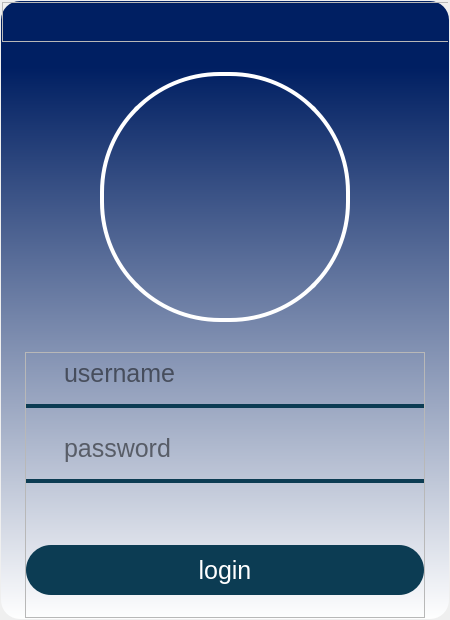
<?xml version="1.0" encoding="UTF-8"?>
<ui version="4.0">
 <class>Dialog</class>
 <widget class="QDialog" name="Dialog">
  <property name="geometry">
   <rect>
    <x>0</x>
    <y>0</y>
    <width>450</width>
    <height>620</height>
   </rect>
  </property>
  <property name="minimumSize">
   <size>
    <width>450</width>
    <height>620</height>
   </size>
  </property>
  <property name="maximumSize">
   <size>
    <width>493</width>
    <height>620</height>
   </size>
  </property>
  <property name="windowTitle">
   <string>Dialog</string>
  </property>
  <property name="styleSheet">
   <string notr="true">QMessageBox {
    background-color: rgb(100, 100, 100);
	color: rgb(255,255,255);
}

QMessageBox QLabel {
    color: rgb(255,255,255);
}

QMessageBox QPushButton {
    color: rgb(255,255,255);
	
	background-color: rgb(47, 113, 255);
}</string>
  </property>
  <property name="locale">
   <locale language="English" country="UnitedStates"/>
  </property>
  <property name="sizeGripEnabled">
   <bool>false</bool>
  </property>
  <property name="modal">
   <bool>false</bool>
  </property>
  <layout class="QGridLayout" name="gridLayout">
   <property name="leftMargin">
    <number>0</number>
   </property>
   <property name="topMargin">
    <number>0</number>
   </property>
   <property name="rightMargin">
    <number>0</number>
   </property>
   <property name="bottomMargin">
    <number>0</number>
   </property>
   <property name="horizontalSpacing">
    <number>0</number>
   </property>
   <item row="0" column="0">
    <widget class="QFrame" name="frame">
     <property name="styleSheet">
      <string notr="true">#frame{

	border: 2px solid transparent;
	border-radius: 20px;
	background-color: qlineargradient(spread:pad, x1:0, y1:0, x2:0, y2:1, stop:0.107955 rgba(0, 31, 98, 255), stop:1 rgba(255, 255, 255, 255));

}


QLineEdit {
    background-color: transparent;
	border-style: solid;
	font-size: 25px;
}
QLineEdit:hover{
	background-color: transparent;
	font-size: 30px;
	selection-background-color: darkgray;
}

QLineEdit:focus{
	background-color: transparent;
	font-size: 30px;
	selection-background-color: darkgray;
}
QLineEdit[echoMode=&quot;2&quot;] {
    lineedit-password-character: 9679;
}

QLabel {
	color: rgb(12, 60, 83);
	font-size: 25px;
	padding-bottom: 10px;
}


QMessageBox {
    background-color: rgb(100, 100, 100);
	color: rgb(255,255,255);
}

QMessageBox QLabel {
    color: rgb(255,255,255);
}

QMessageBox QPushButton {
    color: rgb(255,255,255);
	
	background-color: rgb(47, 113, 255);
}



</string>
     </property>
     <property name="frameShape">
      <enum>QFrame::StyledPanel</enum>
     </property>
     <property name="frameShadow">
      <enum>QFrame::Raised</enum>
     </property>
     <layout class="QVBoxLayout" name="verticalLayout_2">
      <property name="spacing">
       <number>30</number>
      </property>
      <property name="leftMargin">
       <number>0</number>
      </property>
      <property name="topMargin">
       <number>0</number>
      </property>
      <property name="rightMargin">
       <number>0</number>
      </property>
      <property name="bottomMargin">
       <number>0</number>
      </property>
      <item>
       <widget class="QFrame" name="navigation_frame">
        <property name="minimumSize">
         <size>
          <width>0</width>
          <height>40</height>
         </size>
        </property>
        <property name="styleSheet">
         <string notr="true">#navigation_frame{
	background-color: transparent;
	border-top-left-radius: 17px;
	border-top-right-radius: 17px;

}
#navigation_frame:hover{
	background-color: rgb(245, 154, 34);

}</string>
        </property>
        <property name="frameShape">
         <enum>QFrame::StyledPanel</enum>
        </property>
        <property name="frameShadow">
         <enum>QFrame::Raised</enum>
        </property>
        <layout class="QHBoxLayout" name="horizontalLayout_2">
         <property name="spacing">
          <number>0</number>
         </property>
         <property name="leftMargin">
          <number>0</number>
         </property>
         <property name="topMargin">
          <number>0</number>
         </property>
         <property name="rightMargin">
          <number>4</number>
         </property>
         <property name="bottomMargin">
          <number>0</number>
         </property>
         <item>
          <widget class="QFrame" name="header_frame">
           <property name="minimumSize">
            <size>
             <width>450</width>
             <height>0</height>
            </size>
           </property>
           <property name="frameShape">
            <enum>QFrame::StyledPanel</enum>
           </property>
           <property name="frameShadow">
            <enum>QFrame::Raised</enum>
           </property>
           <layout class="QHBoxLayout" name="horizontalLayout_3">
            <property name="spacing">
             <number>0</number>
            </property>
            <property name="leftMargin">
             <number>0</number>
            </property>
            <property name="topMargin">
             <number>0</number>
            </property>
            <property name="rightMargin">
             <number>0</number>
            </property>
            <property name="bottomMargin">
             <number>0</number>
            </property>
           </layout>
          </widget>
         </item>
         <item alignment="Qt::AlignRight">
          <widget class="QPushButton" name="exit_btn">
           <property name="minimumSize">
            <size>
             <width>35</width>
             <height>35</height>
            </size>
           </property>
           <property name="styleSheet">
            <string notr="true">QPushButton{
	border-radius:5px;
	padding:2px;
	image: url(:/icons/icons/close.png);
}


QPushButton:hover{
	
	background-color: rgb(0, 92, 157);
}
QPushButton:pressed{
		padding:4px;
}


</string>
           </property>
           <property name="text">
            <string/>
           </property>
          </widget>
         </item>
        </layout>
       </widget>
      </item>
      <item alignment="Qt::AlignHCenter">
       <widget class="QFrame" name="logo_frame">
        <property name="minimumSize">
         <size>
          <width>250</width>
          <height>250</height>
         </size>
        </property>
        <property name="maximumSize">
         <size>
          <width>16777215</width>
          <height>16777215</height>
         </size>
        </property>
        <property name="layoutDirection">
         <enum>Qt::LeftToRight</enum>
        </property>
        <property name="styleSheet">
         <string notr="true">
QFrame{
	image: url(:/icons/icons/user1.png);
	padding:25px;
	border: 4px solid;
	border-radius: 120px;
	border-color:rgb(255, 255, 255);
}

QFrame:hover{
	image: url(:/icons/icons/user2.png);
	border-color:rgb(245, 154, 34);
}
</string>
        </property>
        <property name="locale">
         <locale language="English" country="UnitedStates"/>
        </property>
        <property name="frameShape">
         <enum>QFrame::StyledPanel</enum>
        </property>
        <property name="frameShadow">
         <enum>QFrame::Raised</enum>
        </property>
        <layout class="QGridLayout" name="gridLayout_12">
         <property name="leftMargin">
          <number>0</number>
         </property>
         <property name="topMargin">
          <number>0</number>
         </property>
         <property name="rightMargin">
          <number>0</number>
         </property>
         <property name="bottomMargin">
          <number>0</number>
         </property>
         <property name="spacing">
          <number>0</number>
         </property>
        </layout>
       </widget>
      </item>
      <item alignment="Qt::AlignHCenter">
       <widget class="QFrame" name="login_frame">
        <property name="minimumSize">
         <size>
          <width>400</width>
          <height>0</height>
         </size>
        </property>
        <property name="maximumSize">
         <size>
          <width>400</width>
          <height>16777215</height>
         </size>
        </property>
        <property name="layoutDirection">
         <enum>Qt::LeftToRight</enum>
        </property>
        <property name="styleSheet">
         <string notr="true"/>
        </property>
        <property name="frameShape">
         <enum>QFrame::StyledPanel</enum>
        </property>
        <property name="frameShadow">
         <enum>QFrame::Raised</enum>
        </property>
        <layout class="QVBoxLayout" name="verticalLayout">
         <property name="spacing">
          <number>20</number>
         </property>
         <property name="leftMargin">
          <number>0</number>
         </property>
         <property name="topMargin">
          <number>0</number>
         </property>
         <property name="rightMargin">
          <number>0</number>
         </property>
         <property name="bottomMargin">
          <number>22</number>
         </property>
         <item>
          <widget class="QFrame" name="username_frame">
           <property name="styleSheet">
            <string notr="true">#username_frame {
	background-color: none;
	border-bottom-width: 4px; 
	
	border-style: solid;
	border-color: rgb(12, 60, 83);
	font-size: 25px;
}

#username_frame:hover{
	border-color: rgb(244, 154, 32);
}

#username_frame:focus{
	border-color: rgb(244, 154, 32);
}</string>
           </property>
           <property name="frameShape">
            <enum>QFrame::StyledPanel</enum>
           </property>
           <property name="frameShadow">
            <enum>QFrame::Raised</enum>
           </property>
           <layout class="QHBoxLayout" name="horizontalLayout_4">
            <property name="leftMargin">
             <number>0</number>
            </property>
            <property name="topMargin">
             <number>0</number>
            </property>
            <property name="rightMargin">
             <number>0</number>
            </property>
            <property name="bottomMargin">
             <number>11</number>
            </property>
            <item>
             <widget class="QLabel" name="label">
              <property name="maximumSize">
               <size>
                <width>30</width>
                <height>16777215</height>
               </size>
              </property>
              <property name="styleSheet">
               <string notr="true">QLabel{

image: url(:/icons/icons/user.svg);
background-color: rgba(197, 197, 197,0);
 
	padding:1px;
	padding-right: 2px;

	
}
</string>
              </property>
              <property name="text">
               <string/>
              </property>
             </widget>
            </item>
            <item>
             <widget class="QLineEdit" name="account_name_txt">
              <property name="sizePolicy">
               <sizepolicy hsizetype="Minimum" vsizetype="Fixed">
                <horstretch>0</horstretch>
                <verstretch>0</verstretch>
               </sizepolicy>
              </property>
              <property name="minimumSize">
               <size>
                <width>150</width>
                <height>40</height>
               </size>
              </property>
              <property name="cursor">
               <cursorShape>IBeamCursor</cursorShape>
              </property>
              <property name="cursorPosition">
               <number>0</number>
              </property>
              <property name="alignment">
               <set>Qt::AlignLeading|Qt::AlignLeft|Qt::AlignVCenter</set>
              </property>
              <property name="readOnly">
               <bool>false</bool>
              </property>
              <property name="placeholderText">
               <string>username</string>
              </property>
              <property name="cursorMoveStyle">
               <enum>Qt::LogicalMoveStyle</enum>
              </property>
             </widget>
            </item>
           </layout>
          </widget>
         </item>
         <item>
          <widget class="QFrame" name="password_frame">
           <property name="styleSheet">
            <string notr="true">#password_frame {
	background-color:  none;
	border-bottom-width: 4px; 
	
	border-style: solid;
	border-color: rgb(12, 60, 83);
	font-size: 25px;
}

#password_frame:hover{
	border-color: rgb(244, 154, 32);

}

#password_frame:focus{
	border-color: rgb(244, 154, 32);
}</string>
           </property>
           <property name="frameShape">
            <enum>QFrame::StyledPanel</enum>
           </property>
           <property name="frameShadow">
            <enum>QFrame::Raised</enum>
           </property>
           <layout class="QHBoxLayout" name="horizontalLayout">
            <property name="leftMargin">
             <number>0</number>
            </property>
            <property name="topMargin">
             <number>0</number>
            </property>
            <property name="rightMargin">
             <number>0</number>
            </property>
            <property name="bottomMargin">
             <number>11</number>
            </property>
            <item>
             <widget class="QLabel" name="label_2">
              <property name="maximumSize">
               <size>
                <width>30</width>
                <height>16777215</height>
               </size>
              </property>
              <property name="styleSheet">
               <string notr="true">QLabel{

image: url(:/icons/icons/padlock.svg);
background-color: rgba(197, 197, 197,0);
 
	padding:1px;
	padding-right: 2px;

}
</string>
              </property>
              <property name="text">
               <string/>
              </property>
             </widget>
            </item>
            <item>
             <widget class="QLineEdit" name="account_pass_txt">
              <property name="sizePolicy">
               <sizepolicy hsizetype="Minimum" vsizetype="Fixed">
                <horstretch>0</horstretch>
                <verstretch>0</verstretch>
               </sizepolicy>
              </property>
              <property name="minimumSize">
               <size>
                <width>150</width>
                <height>40</height>
               </size>
              </property>
              <property name="cursor">
               <cursorShape>IBeamCursor</cursorShape>
              </property>
              <property name="text">
               <string/>
              </property>
              <property name="echoMode">
               <enum>QLineEdit::Password</enum>
              </property>
              <property name="cursorPosition">
               <number>0</number>
              </property>
              <property name="alignment">
               <set>Qt::AlignLeading|Qt::AlignLeft|Qt::AlignVCenter</set>
              </property>
              <property name="readOnly">
               <bool>false</bool>
              </property>
              <property name="placeholderText">
               <string>password</string>
              </property>
              <property name="cursorMoveStyle">
               <enum>Qt::LogicalMoveStyle</enum>
              </property>
             </widget>
            </item>
            <item>
             <widget class="QPushButton" name="login_showPssword_btn">
              <property name="minimumSize">
               <size>
                <width>40</width>
                <height>40</height>
               </size>
              </property>
              <property name="maximumSize">
               <size>
                <width>30</width>
                <height>16777215</height>
               </size>
              </property>
              <property name="styleSheet">
               <string notr="true">QPushButton{
	
	image: url(:/icons/icons/invisibility.svg);
	background-color: transparent;
	border:0px;
}
</string>
              </property>
              <property name="text">
               <string/>
              </property>
              <property name="iconSize">
               <size>
                <width>40</width>
                <height>40</height>
               </size>
              </property>
              <property name="checkable">
               <bool>true</bool>
              </property>
             </widget>
            </item>
           </layout>
          </widget>
         </item>
         <item>
          <spacer name="verticalSpacer">
           <property name="orientation">
            <enum>Qt::Vertical</enum>
           </property>
           <property name="sizeHint" stdset="0">
            <size>
             <width>20</width>
             <height>40</height>
            </size>
           </property>
          </spacer>
         </item>
         <item>
          <widget class="QPushButton" name="enter_btn">
           <property name="minimumSize">
            <size>
             <width>0</width>
             <height>50</height>
            </size>
           </property>
           <property name="styleSheet">
            <string notr="true">QPushButton{
	font-size: 25px;
	border-radius: 25px;
	padding: 2px;
	color: rgb(255,255,255);
	background-color: rgb(12, 60, 83);
}

QPushButton:hover{
	
	border-radius: 25px;
	padding: 2px;
	background-color: rgb(150,150,150);
}
QPushButton:pressed{
	border-radius: 25px;
	padding: 2px;
	background-color: rgb(174,174,174);
}
</string>
           </property>
           <property name="text">
            <string>login</string>
           </property>
           <property name="shortcut">
            <string>Return</string>
           </property>
          </widget>
         </item>
        </layout>
       </widget>
      </item>
     </layout>
    </widget>
   </item>
  </layout>
 </widget>
 <resources>
  <include location="../icon.qrc"/>
 </resources>
 <connections/>
</ui>
